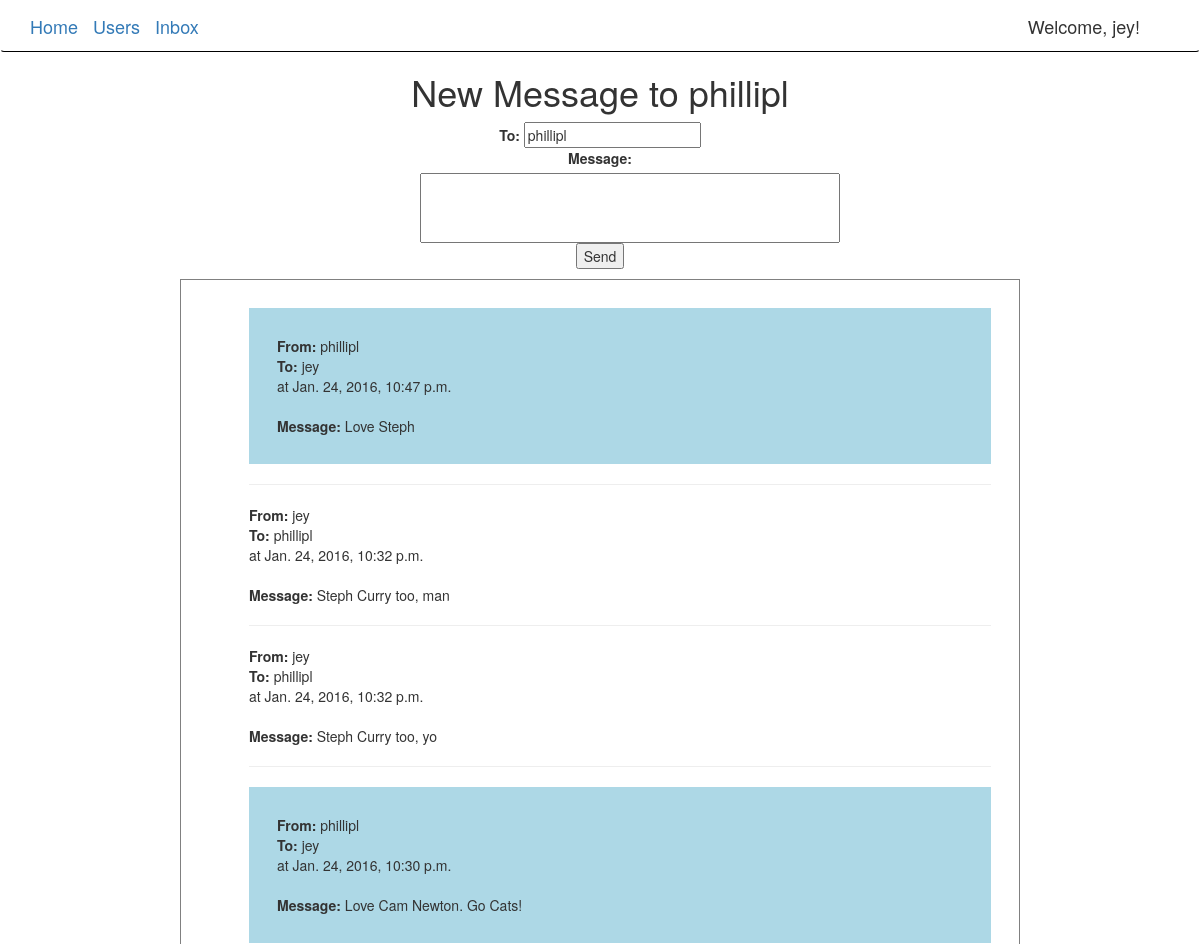
Page /new_message/1 (signed in, upper part) on the earlier database version.
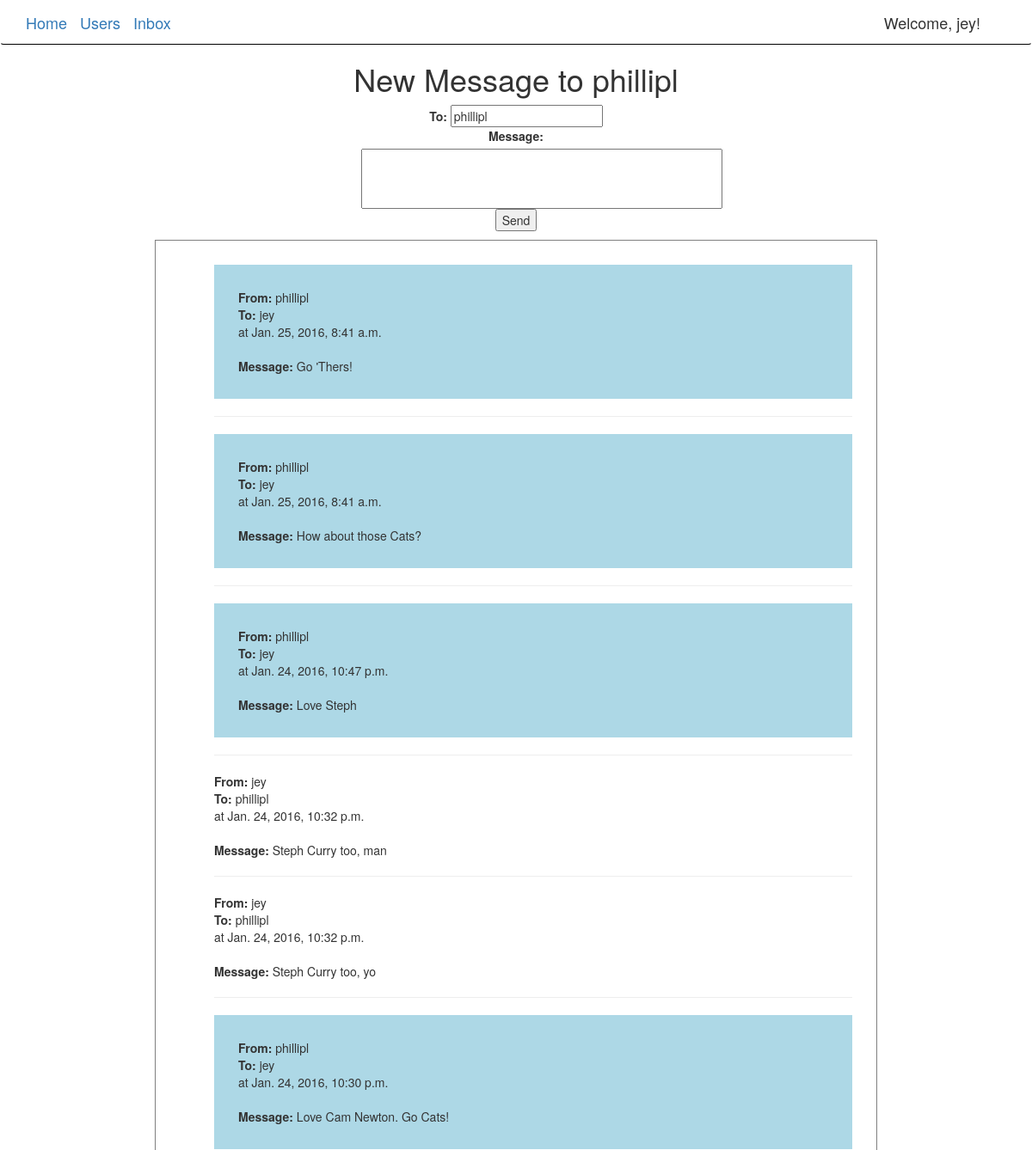
Same page on the later database version.
### demo/models.py (models this page shows, shortened)
class Notification(SelfPublishModel, models.Model):
    serializer_class = NotificationSerializer
    message = models.TextField()
    user = models.ForeignKey(settings.AUTH_USER_MODEL, related_name='receiving_user')
    sending_user = models.ForeignKey(settings.AUTH_USER_MODEL, related_name='sending_user', default = DEFAULT_USER_ID)
    created = models.DateTimeField(auto_now_add=True)

### demo/views.py (the view)
# urls.py: url(r'^new_message/(?P<user_id>\d+)$', views.new_message_form, name='new_message_form'),
def new_message_form(request,user_id):
	current_user=request.user
	other_user = User.objects.get(id=user_id)
	context=RequestContext(request)
	context_dict = {}
	relevant_messages = Notification.objects.filter(Q(user=current_user,sending_user=other_user) | Q(user=other_user,sending_user=current_user)).order_by('-created')
	context_dict['other_user'] = other_user
	context_dict['relevant_messages'] = relevant_messages
	return render_to_response('new_message_form.html', context_dict, context)

### templates/new_message_form.html (shortened to what this page needs)
<!DOCTYPE html>
{% extends 'base.html' %}
{% load static %}
{% load swampdragon_tags %}
{% block content %}
	{% block bodyblock %}
	{% if user == other_user %}
		<h1>New Message to Yourself!</h1>
	{% else %}
		<h1>New Message to {{ other_user }} </h1>
	{% endif %}
	<div class="message_form">
		<form id="notification" name="notification_form" method="post" onsubmit="SubForm()"> {% csrf_token %}
			<li>
				<div id="detail">To: </div><input name="user" value="{{other_user}}"> </br>
				<label for="notification"> Message: </label>
				<input type="text" name="notification" class="large-textbox">
			</li>
			<input id="notification_submit" type="submit" value="Send"/>
		</form>
	</div>
	<div class="recent-messages">
		<ul id="notifications">
		    {% for notification in relevant_messages %}
		    	{% if notification.sending_user == other_user %}
		    	<div id="alternate_color">
		    	{% endif %}
				    <li><div id="detail">From: </div>{{ notification.sending_user }}</li>
				    <li><div id="detail">To: </div>{{ notification.user }}</li>
				    <li>at {{ notification.created }}</li></br>
				    <li><div id="detail">Message: </div>{{ notification.message }}</li>
		    	{% if notification.sending_user == other_user %}
			    </div>
			    {% endif %}
			    <hr>
		    {% endfor %}
		</ul>
	</div>
	{% endblock %}
{% endblock %}

Differences in the rows shown:
added Notification: sending_user "phillipl", user "jey", created "Jan. 25, 2016, 8:41 a.m.", message "Go 'Thers!"
added Notification: sending_user "phillipl", user "jey", created "Jan. 25, 2016, 8:41 a.m.", message "How about those Cats?"
